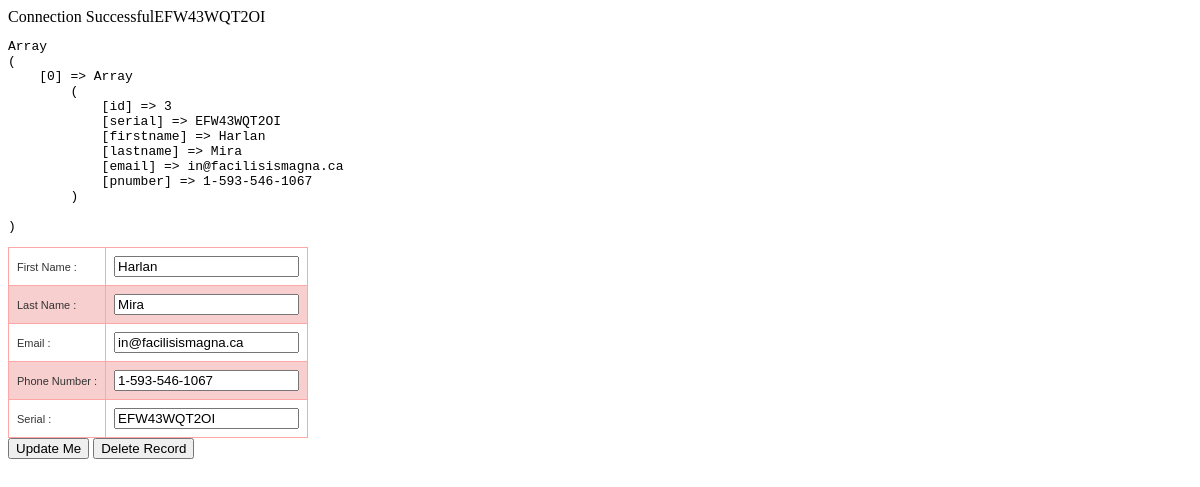
The page /updateThisUser.php?serial=EFW43WQT2OI on the database its author committed.
### tables this page shows
CREATE TABLE `people` (
  `id` int(100) NOT NULL,
  `Serial` varchar(100) NOT NULL,
  `FirstName` varchar(20) NOT NULL,
  `LastName` varchar(20) NOT NULL,
  `EmailAddress` varchar(60) NOT NULL,
  `PhoneNumber` varchar(15) NOT NULL
);

### functions.php (called while the page is built, shortened)
<?php
function fetchThisUser($Serial)
{
    global $mysqli;
    $stmt = $mysqli->prepare(
      "
    SELECT
    id,
    Serial,
    FirstName,
    LastName,
    EmailAddress,
    PhoneNumber
    FROM people
    WHERE
    Serial = ?
    LIMIT 1"
    );
    $stmt->bind_param("s", $Serial);
    $stmt->execute();
    $stmt->bind_result($id, $Serial, $FirstName, $LastName, $EmailAddress, $PhoneNumber);
  while ($stmt->fetch()) {
    $row[] = array(
      'id'                      => $id,
      'serial'                  => $Serial,
      'firstname'               => $FirstName,
      'lastname'                => $LastName,
      'email'                   => $EmailAddress,
      'pnumber'                  => $PhoneNumber
    );
  }
  return ($row);
}

### updateThisUser.php (the view, shortened to what this page needs)
<?php
$thisUserID = $_GET['serial'];
echo $thisUserID;
$foundUser = fetchThisUser($thisUserID);
echo "<pre>";
  print_r($foundUser);
echo "</pre>";
?>
<!DOCTYPE html PUBLIC '-//W3C//DTD XHTML 1.0 Transitional//EN' 'http://www.w3.org/TR/xhtml1/DTD/xhtml1-transitional.dtd'>
<html xmlns='http://www.w3.org/1999/xhtml'>
<head>
</head>
<body>
<form name="getUserDetails" method="post" action="processUpdateUser.php">
<table class="table-style-three">
  <?php foreach ($foundUser as $userdetails) { ?>
  <tr><td>First Name :</td>      <td><input type="text" name="firstname" value="<?php print $userdetails['firstname']; ?>"></td></tr>
  <tr><td>Last Name :</td>       <td><input type="text" name="lastname" value="<?php print $userdetails['lastname']; ?>"></td></tr>
  <tr><td>Email :</td>          <td><input type="text" name="email" value="<?php print $userdetails['email']; ?>"></td></tr>
  <tr><td>Phone Number :</td>           <td><input type="text" name="pnumber" value="<?php print $userdetails['pnumber']; ?>"></td></tr>
    <tr><td>Serial : </td>      <td><input type="text" name="serial" value="<?php print $userdetails['serial'];?>"></td></tr>
  <?php } ?>
</table>
  <input type="submit" name="submit" value="Update Me">
    <input type="submit" name="delete_record" value="Delete Record">
</form>
</body>
</html>

### updateThisUser.php (style rules this page uses)
table.table-style-three { font-family: verdana, arial, sans-serif; font-size: 11px; color: #333333; border-width: 1px; border-color: #3A3A3A; border-collapse: collapse; }
table.table-style-three tr:nth-child(even) td { background-color: #F7CFCF; }
table.table-style-three td { border-width: 1px; padding: 8px; border-style: solid; border-color: #FFA6A6; background-color: #ffffff; }

### rows shown on the page
people: firstname "Harlan", lastname "Mira", email "in@facilisismagna.ca", pnumber "1-593-546-1067", serial "EFW43WQT2OI"

### other values the page prints
$thisUserID "EFW43WQT2OI"
